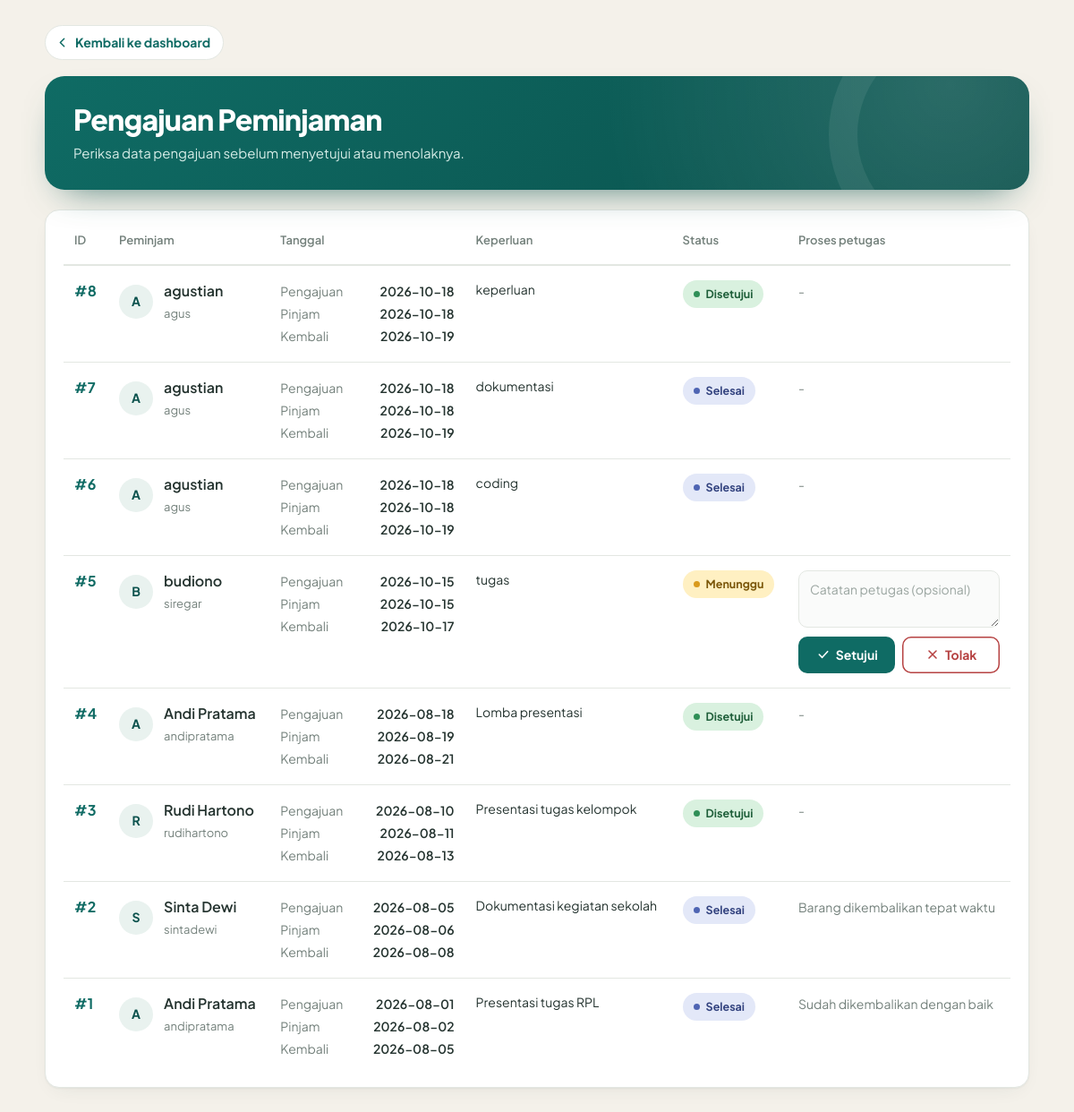
The page /Controller/c_pengajuan.php?aksi=petugas (signed in) on the database its author committed.
### tables this page shows
CREATE TABLE `peminjaman` (
  `id_peminjaman` int(11) NOT NULL,
  `id_user` int(11) NOT NULL,
  `tanggal_pengajuan` date NOT NULL,
  `tanggal_pinjam` date NOT NULL,
  `tanggal_kembali_rencana` date NOT NULL,
  `keperluan` text DEFAULT NULL,
  `status` enum('menunggu','disetujui','ditolak','selesai') NOT NULL DEFAULT 'menunggu',
  `disetujui_oleh` int(11) DEFAULT NULL,
  `keterangan` text DEFAULT NULL
);

CREATE TABLE `tb_user` (
  `id_user` int(11) NOT NULL,
  `nama` varchar(100) NOT NULL,
  `username` varchar(50) NOT NULL,
  `password` varchar(255) NOT NULL,
  `role` enum('admin','petugas','peminjam') NOT NULL DEFAULT 'peminjam',
  `no_telp` varchar(20) DEFAULT NULL,
  `status_aktif` tinyint(1) NOT NULL DEFAULT 1,
  `created_at` timestamp NOT NULL DEFAULT current_timestamp()
);

### Model/m_peminjaman.php (called while the page is built, shortened)
<?php
class m_peminjaman
{
    private function koneksi()
    {
        $db = new koneksi();
        return $db->koneksi;
    }
    public function daftar_pengajuan()
    {
        $conn = $this->koneksi();
        $sql = "SELECT p.*, u.nama, u.username
                FROM peminjaman p
                JOIN tb_user u ON p.id_user = u.id_user
                ORDER BY p.id_peminjaman DESC";
        $query = mysqli_query($conn, $sql);
        $hasil = [];
        if ($query) {
            while ($row = mysqli_fetch_assoc($query)) {
                $hasil[] = $row;
            }
        }
        return $hasil;
    }
}
?>

### View/v_pengajuan_petugas.php (the view, shortened to what this page needs)
<!DOCTYPE html>
<html lang="id">
<head>
</head>
<body>
<div class="container">
    <a class="back" href="../View/v_home_petugas.php">
        <svg viewBox="0 0 24 24" fill="none" stroke="currentColor" stroke-width="2.2" stroke-linecap="round" stroke-linejoin="round" aria-hidden="true"><path d="m15 6-6 6 6 6"/></svg>
        Kembali ke dashboard
    </a>
    <header class="page-head">
        <h1>Pengajuan Peminjaman</h1>
        <p>Periksa data pengajuan sebelum menyetujui atau menolaknya.</p>
    </header>
    <div class="panel">
        <?php if (empty($data_pengajuan)): ?>
            <div class="empty">
                <div class="empty-icon" aria-hidden="true">
                    <svg viewBox="0 0 24 24" fill="none" stroke="currentColor" stroke-width="2" stroke-linecap="round" stroke-linejoin="round"><path d="M4 13h4l2 3h4l2-3h4"/><path d="M5 5h14l2 8v6a1 1 0 0 1-1 1H4a1 1 0 0 1-1-1v-6l2-8Z"/></svg>
                </div>
                <h3>Belum ada pengajuan</h3>
                <p>Belum ada pengajuan peminjaman.</p>
            </div>
        <?php else: ?>
        <table>
            <thead>
                <tr>
                    <th>ID</th>
                    <th>Peminjam</th>
                    <th>Tanggal</th>
                    <th>Keperluan</th>
                    <th>Status</th>
                    <th>Proses petugas</th>
                </tr>
            </thead>
            <tbody>
            <?php foreach ($data_pengajuan as $p):
                $statusClass = "";
                if ($p["status"] === "disetujui") {
                    $statusClass = "status-disetujui";
                } elseif ($p["status"] === "ditolak") {
                    $statusClass = "status-ditolak";
                } elseif ($p["status"] === "selesai") {
                    $statusClass = "status-selesai";
                }
                $namaPeminjam = $p["nama"] ?? $p["username"] ?? "-";
                $inisial = strtoupper(substr($namaPeminjam, 0, 1));
            ?>
                <tr>
                    <td data-label="ID" class="id-cell">
                        #<?= (int)$p["id_peminjaman"] ?>
                    </td>
                    <td data-label="Peminjam">
                        <div class="person">
                            <span class="avatar" aria-hidden="true">
                                <?= htmlspecialchars($inisial) ?>
                            </span>
                            <div>
                                <strong><?= htmlspecialchars($namaPeminjam) ?></strong>
                                <small><?= htmlspecialchars($p["username"] ?? "") ?></small>
                            </div>
                        </div>
                    </td>
                    <td data-label="Tanggal">
                        <div class="tgl">
                            <div><span>Pengajuan</span> <b><?= htmlspecialchars($p["tanggal_pengajuan"]) ?></b></div>
                            <div><span>Pinjam</span> <b><?= htmlspecialchars($p["tanggal_pinjam"]) ?></b></div>
                            <div><span>Kembali</span> <b><?= htmlspecialchars($p["tanggal_kembali_rencana"]) ?></b></div>
                        </div>
                    </td>
                    <td data-label="Keperluan">
                        <div class="keperluan">
                            <?= nl2br(htmlspecialchars($p["keperluan"] ?? "-")) ?>
                        </div>
                    </td>
                    <td data-label="Status">
                        <span class="status <?= $statusClass ?>">
                            <?= htmlspecialchars($p["status"]) ?>
                        </span>
                    </td>
                    <td data-label="Proses petugas" class="full">
                        <?php if ($p["status"] === "menunggu"): ?>
                            <form class="proses" method="POST"
                                  action="../Controller/c_pengajuan.php?aksi=proses">
                                <textarea name="keterangan" rows="2"
                                          maxlength="1000"
                                          aria-label="Catatan petugas"
                                          placeholder="Catatan petugas (opsional)"></textarea>
                                <div class="aksi">
                                    <button class="setuju" type="submit"
                                            name="pilihan" value="setujui"
                                            onclick="return confirm('Setujui pengajuan ini?')">
                                        <svg viewBox="0 0 24 24" fill="none" stroke="currentColor" stroke-width="2.4" stroke-linecap="round" stroke-linejoin="round" aria-hidden="true"><path d="m5 12 5 5 9-10"/></svg>
                                        Setujui
                                    </button>
                                    <button class="tolak" type="submit"
                                            name="pilihan" value="tolak"
                                            onclick="return confirm('Tolak pengajuan ini?')">
                                        <svg viewBox="0 0 24 24" fill="none" stroke="currentColor" stroke-width="2.4" stroke-linecap="round" stroke-linejoin="round" aria-hidden="true"><path d="m6 6 12 12M18 6 6 18"/></svg>
                                        Tolak
                                    </button>
                                </div>
                            </form>
                        <?php else: ?>
                            <span class="catatan">
                                <?= htmlspecialchars($p["keterangan"] ?: "-") ?>
                            </span>
                        <?php endif; ?>
                    </td>
                </tr>
            <?php endforeach; ?>
            </tbody>
        </table>
        <?php endif; ?>
    </div>
</div>
</body>
</html>

### rows shown on the page
peminjaman: id_peminjaman "8", id_user.nama "A", id_user.nama "agustian", id_user.username "agus", tanggal_pengajuan "2026-10-18", tanggal_pinjam "2026-10-18", tanggal_kembali_rencana "2026-10-19", keperluan "keperluan", status "Disetujui", keterangan "-"
peminjaman: id_peminjaman "7", id_user.nama "A", id_user.nama "agustian", id_user.username "agus", tanggal_pengajuan "2026-10-18", tanggal_pinjam "2026-10-18", tanggal_kembali_rencana "2026-10-19", keperluan "dokumentasi", status "Selesai", keterangan "-"
peminjaman: id_peminjaman "6", id_user.nama "A", id_user.nama "agustian", id_user.username "agus", tanggal_pengajuan "2026-10-18", tanggal_pinjam "2026-10-18", tanggal_kembali_rencana "2026-10-19", keperluan "coding", status "Selesai", keterangan "-"
peminjaman: id_peminjaman "5", id_user.nama "B", id_user.nama "budiono", id_user.username "siregar", tanggal_pengajuan "2026-10-15", tanggal_pinjam "2026-10-15", tanggal_kembali_rencana "2026-10-17", keperluan "tugas", status "Menunggu"
peminjaman: id_peminjaman "4", id_user.nama "A", id_user.nama "Andi Pratama", id_user.username "andipratama", tanggal_pengajuan "2026-08-18", tanggal_pinjam "2026-08-19", tanggal_kembali_rencana "2026-08-21", keperluan "Lomba presentasi", status "Disetujui", keterangan "-"
peminjaman: id_peminjaman "3", id_user.nama "R", id_user.nama "Rudi Hartono", id_user.username "rudihartono", tanggal_pengajuan "2026-08-10", tanggal_pinjam "2026-08-11", tanggal_kembali_rencana "2026-08-13", keperluan "Presentasi tugas kelompok", status "Disetujui", keterangan "-"
peminjaman: id_peminjaman "2", id_user.nama "S", id_user.nama "Sinta Dewi", id_user.username "sintadewi", tanggal_pengajuan "2026-08-05", tanggal_pinjam "2026-08-06", tanggal_kembali_rencana "2026-08-08", keperluan "Dokumentasi kegiatan sekolah", status "Selesai", keterangan "Barang dikembalikan tepat waktu"
peminjaman: id_peminjaman "1", id_user.nama "A", id_user.nama "Andi Pratama", id_user.username "andipratama", tanggal_pengajuan "2026-08-01", tanggal_pinjam "2026-08-02", tanggal_kembali_rencana "2026-08-05", keperluan "Presentasi tugas RPL", status "Selesai", keterangan "Sudah dikembalikan dengan baik"
